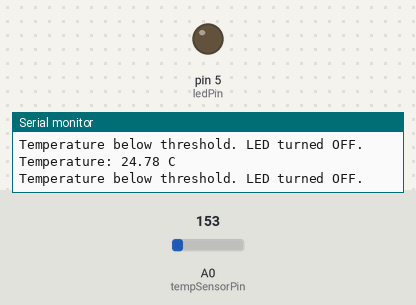
Simulated run of this sketch. Board: Arduino Uno, built with avr-gcc and run on an emulated ATmega328P. Shown: output pins drawn as LEDs (lit = HIGH), the last lines printed to the serial monitor. Inputs (shaded band) come from the test bench; at power-on: A0 (tempSensorPin) = 153.

Above: at 1.8 s.
1.9 s: A0 (tempSensorPin) set to 166
At 2.6 s:
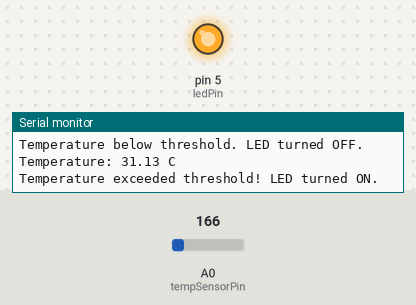
3.5 s: A0 (tempSensorPin) set to 133
At 4.5 s:
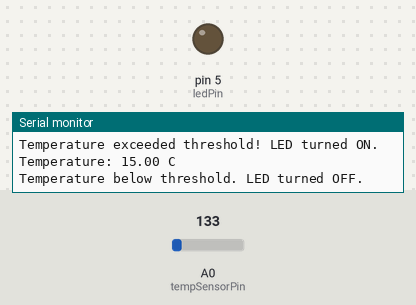
5.5 s: A0 (tempSensorPin) set to 165
At 7.5 s:
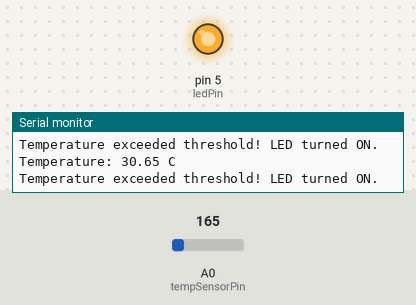
Timing chart, 0 to 9.0 s (numbered marks = the images above; inputs shaded):
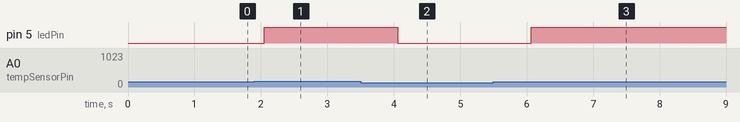

The sketch:

Task1.1P.ino
```cpp
// Define pin numbers
const int tempSensorPin = A0;  // TMP36 output connected to analog pin A0
const int ledPin = 5;          // LED connected to digital pin 5

// Define the temperature threshold in Celsius
const float temperatureThreshold = 25.0;

void setup() {
  // Initialize the serial communication
  Serial.begin(9600);

  // Initialize the LED pin as an output
  pinMode(ledPin, OUTPUT);

  // Initial status message
  Serial.println("Temperature Sensor System Initialized.");
}

void loop() {
  // Read the value from the temperature sensor
  int sensorValue = analogRead(tempSensorPin);

  // Convert the sensor reading to a temperature in Celsius
  float voltage = sensorValue * (5.0 / 1023.0);
  float temperatureC = (voltage - 0.5) * 100.0;

  // Print the temperature value to the Serial Monitor
  Serial.print("Temperature: ");
  Serial.print(temperatureC);
  Serial.println(" C");

  // Check if the temperature exceeds the threshold
  if (temperatureC > temperatureThreshold) {
    digitalWrite(ledPin, HIGH);
    Serial.println("Temperature exceeded threshold! LED turned ON.");
  }
  else {
    digitalWrite(ledPin, LOW);
    Serial.println("Temperature below threshold. LED turned OFF.");
  }

  // Small delay to avoid spamming the serial monitor
  delay(1000);
}
```

Measured:
- the behaviour switches between 153 and 154 on A0 (tempSensorPin) (found by bisection; images 0 and 1)
- after the input at 1.9 s, pin 5 (ledPin): LOW → HIGH after 0.15 s
- after the input at 3.5 s, pin 5 (ledPin): HIGH → LOW after 0.56 s
- after the input at 5.5 s, pin 5 (ledPin): LOW → HIGH after 0.57 s
